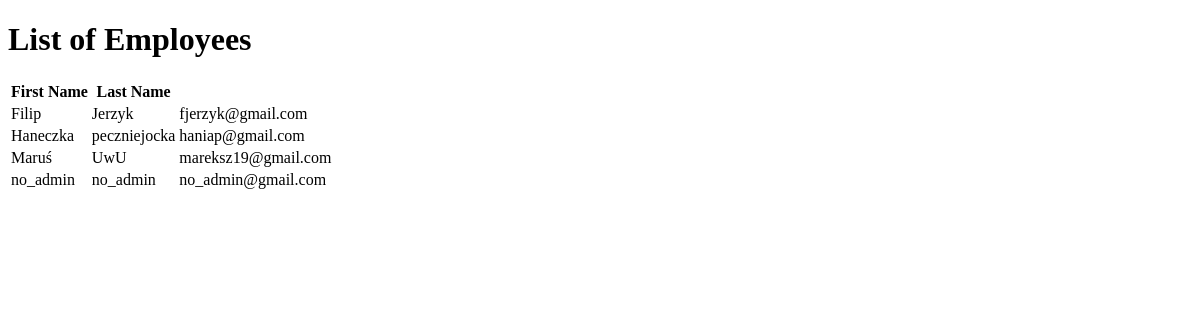
Page /list_users/ on the earlier database version.
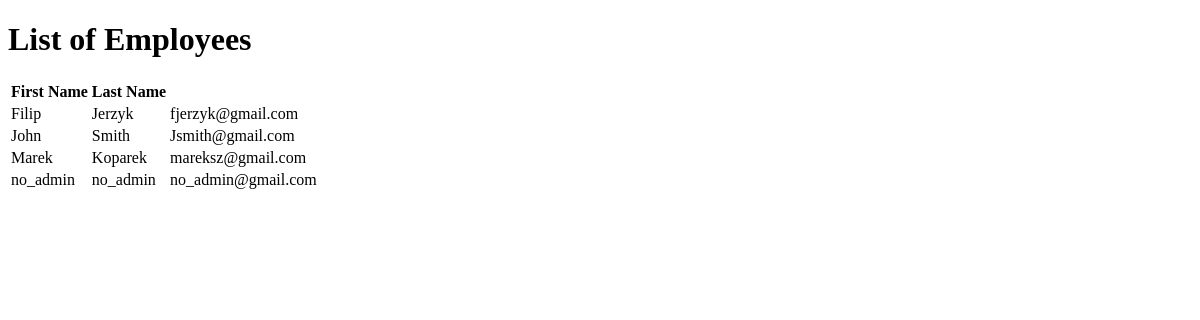
Same page on the later database version.
### users/models.py (models this page shows)
class employes(models.Model):
    first_name = models.CharField('First Name', max_length=45)
    last_name = models.CharField('Last Name', max_length=45)
    login = models.CharField('Login', max_length=45)
    password = models.CharField('Password', max_length=45)
    email = models.EmailField('Email', max_length=45)
    pesel = models.IntegerField('Pesel')
    phone_number = models.IntegerField('Phone Number')
    id_lab = models.ForeignKey(laboratory, on_delete=models.CASCADE, blank=True)

### users/views.py (the view)
# urls.py: path('list_users/', views.list_users, name='list_users')
def list_users(request):
    all_employees = employes.objects.all()
    context = {'all_employees': all_employees}  # Create context dictionary
    return render(request, 'list_employees.html', context)

### templates/list_employees.html (shortened to what this page needs)
<!DOCTYPE html>
<html lang="en">
<head>
</head>
<body>
    <h1>List of Employees</h1>
    <table>
        <thead>
            <tr>
                <th>First Name</th>
                <th>Last Name</th>
                </tr>
        </thead>
        <tbody>
            {% for employee in all_employees %}
            <tr>
                <td>{{ employee.first_name }}</td>
                <td>{{ employee.last_name }}</td>
                <td>{{employee.email}}</td>
                </tr>
            {% endfor %}
        </tbody>
    </table>
</body>
</html>

Differences in the rows shown:
changed employes: first_name "Haneczka" → "John"; last_name "peczniejocka" → "Smith"; email "haniap@gmail.com" → "Jsmith@gmail.com"
changed employes: first_name "Maruś" → "Marek"; last_name "UwU" → "Koparek"; email "mareksz19@gmail.com" → "mareksz@gmail.com"
